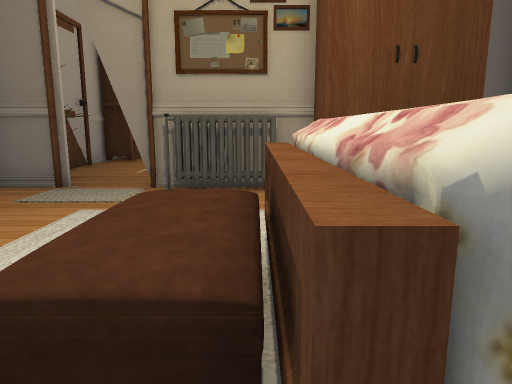
[1] (above)

13 first-person views from a walk through a Unity game level. The camera is 1.5 m above the floor, tilts 10° down and sees 70° across. Doors are open. The floor is counted in squares, 1 m on a side. Each view is taken from the middle of a square. On the plan, view 1 faces up. The plan holds only what a view shows up to about 16 squares ahead; the rest is blank. The place goes on beyond the plan. The player is left out.

[2]
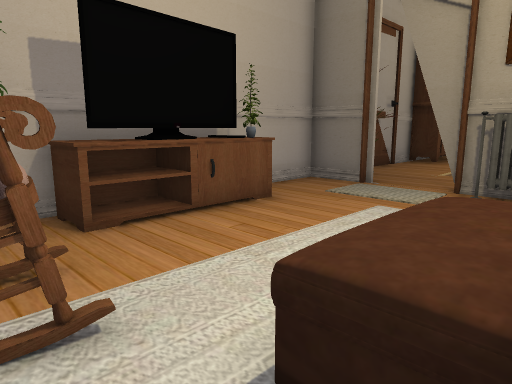

[3]
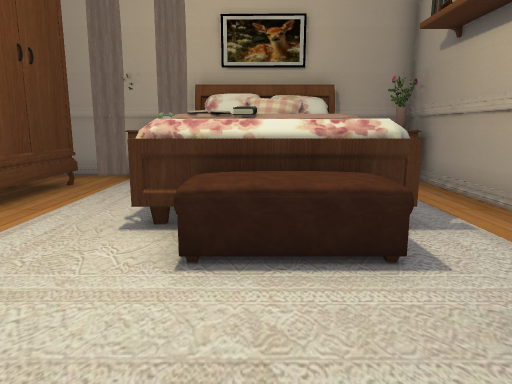

[4]
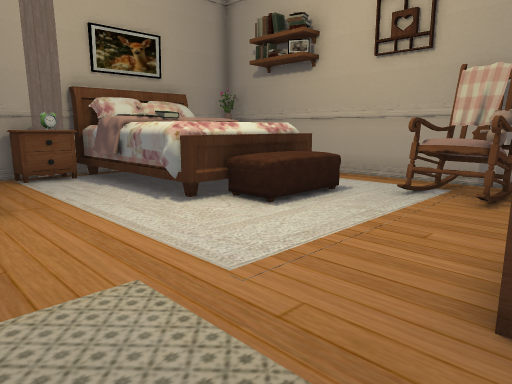

[5]
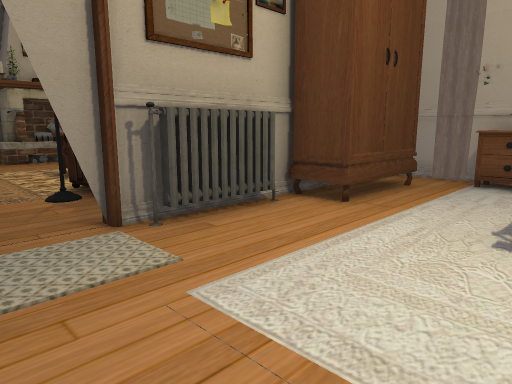

[6]
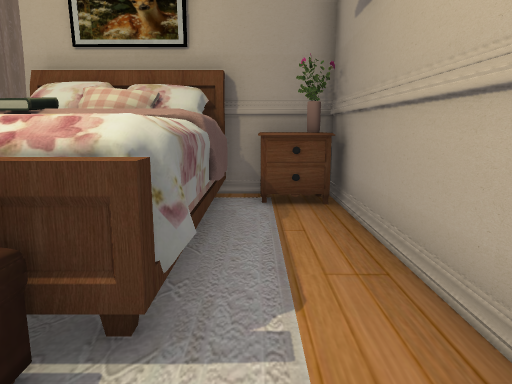

[7]
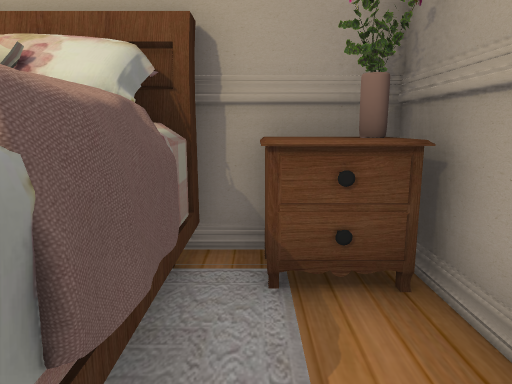

[8]
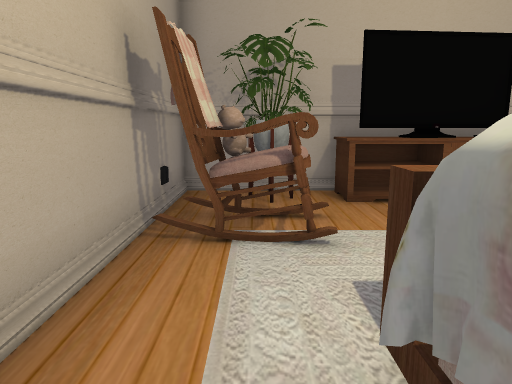

[9]
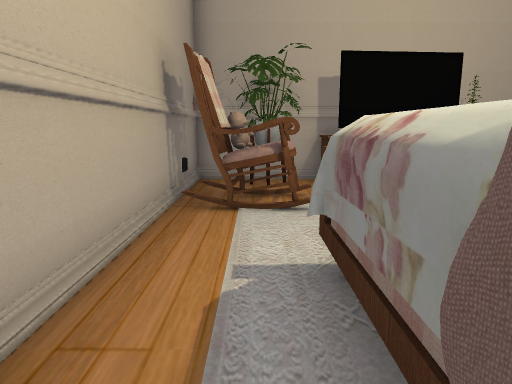

[10]
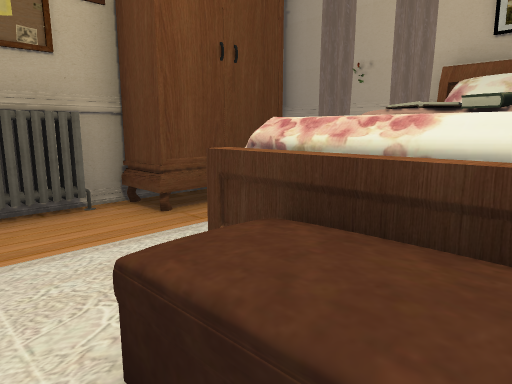

[11]
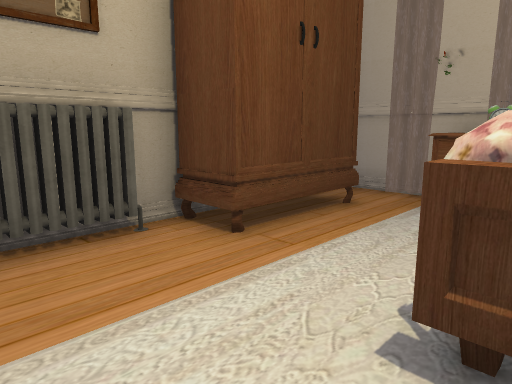

[12]
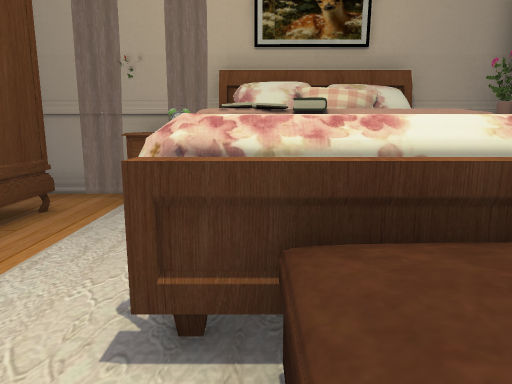

[13]
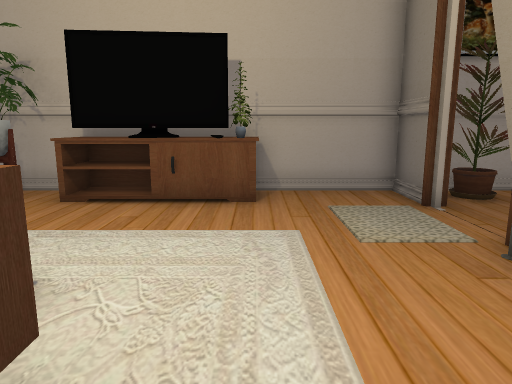

### Floor plan
Key: @ floor where view 1 was taken; # wall or solid block; . floor; D open door; = window, fence, low wall or low ledge; ^ raised ledge; O other object.
Columns run from 7 left of view 1 to 7 right of it. Each row starts with its distance up from view 1.
 12 #
 11 #OO..
 10 ##DDD#####
  9 #.D..OOOOO   .#
  8 #.......OOOOO.#
  7 #............ #
  6 ^#..........O #
  5 ^^.....#^^^####
  4 ^O....^^^ O  #
  3 ^#....^^^ O
  2 ^#....^^^ ^
  1 #..##.=^^^#####
  0 #O.^^..@....OO#
 -1 #..##.......OO#
 -2 ###############

Positions as (right, up) in squares from view 1, and headings:
1: (0, 0), facing up
2: (0, 0), facing up-left
3: (-5, 3), facing right
4: (-6, 9), facing down-right
5: (-5, 4), facing up-right
6: (-2, 0), facing right
7: (2, 0), facing right
8: (2, 0), facing left
9: (4, 0), facing left
10: (-2, 2), facing up-right
11: (-2, 4), facing up-right
12: (-2, 4), facing right
13: (2, 6), facing left
